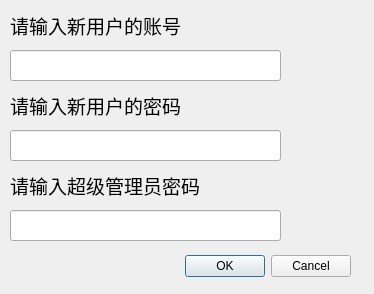
<?xml version="1.0" encoding="UTF-8"?>
<ui version="4.0">
 <class>delfaceDialog</class>
 <widget class="QDialog" name="delfaceDialog">
  <property name="geometry">
   <rect>
    <x>0</x>
    <y>0</y>
    <width>374</width>
    <height>294</height>
   </rect>
  </property>
  <property name="windowTitle">
   <string>新用户注册</string>
  </property>
  <widget class="QDialogButtonBox" name="buttonBox">
   <property name="geometry">
    <rect>
     <x>140</x>
     <y>250</y>
     <width>211</width>
     <height>32</height>
    </rect>
   </property>
   <property name="orientation">
    <enum>Qt::Horizontal</enum>
   </property>
   <property name="standardButtons">
    <set>QDialogButtonBox::Cancel|QDialogButtonBox::Ok</set>
   </property>
  </widget>
  <widget class="QLabel" name="label">
   <property name="geometry">
    <rect>
     <x>10</x>
     <y>170</y>
     <width>281</width>
     <height>31</height>
    </rect>
   </property>
   <property name="font">
    <font>
     <family>Adobe Heiti Std</family>
     <pointsize>14</pointsize>
    </font>
   </property>
   <property name="text">
    <string>请输入超级管理员密码</string>
   </property>
  </widget>
  <widget class="QLineEdit" name="lineEdit3">
   <property name="geometry">
    <rect>
     <x>10</x>
     <y>210</y>
     <width>271</width>
     <height>31</height>
    </rect>
   </property>
   <property name="font">
    <font>
     <family>Adobe Heiti Std</family>
     <pointsize>12</pointsize>
    </font>
   </property>
   <property name="echoMode">
    <enum>QLineEdit::Password</enum>
   </property>
  </widget>
  <widget class="QLabel" name="label_2">
   <property name="geometry">
    <rect>
     <x>10</x>
     <y>10</y>
     <width>281</width>
     <height>31</height>
    </rect>
   </property>
   <property name="font">
    <font>
     <family>Adobe Heiti Std</family>
     <pointsize>14</pointsize>
    </font>
   </property>
   <property name="text">
    <string>请输入新用户的账号</string>
   </property>
  </widget>
  <widget class="QLabel" name="label_3">
   <property name="geometry">
    <rect>
     <x>10</x>
     <y>90</y>
     <width>281</width>
     <height>31</height>
    </rect>
   </property>
   <property name="font">
    <font>
     <family>Adobe Heiti Std</family>
     <pointsize>14</pointsize>
    </font>
   </property>
   <property name="text">
    <string>请输入新用户的密码</string>
   </property>
  </widget>
  <widget class="QLineEdit" name="lineEdit2">
   <property name="geometry">
    <rect>
     <x>10</x>
     <y>130</y>
     <width>271</width>
     <height>31</height>
    </rect>
   </property>
   <property name="font">
    <font>
     <family>Adobe Heiti Std</family>
     <pointsize>12</pointsize>
    </font>
   </property>
   <property name="echoMode">
    <enum>QLineEdit::Password</enum>
   </property>
  </widget>
  <widget class="QLineEdit" name="lineEdit1">
   <property name="geometry">
    <rect>
     <x>10</x>
     <y>50</y>
     <width>271</width>
     <height>31</height>
    </rect>
   </property>
   <property name="font">
    <font>
     <family>Adobe Heiti Std</family>
     <pointsize>12</pointsize>
    </font>
   </property>
   <property name="echoMode">
    <enum>QLineEdit::Normal</enum>
   </property>
  </widget>
 </widget>
 <resources/>
 <connections>
  <connection>
   <sender>buttonBox</sender>
   <signal>accepted()</signal>
   <receiver>delfaceDialog</receiver>
   <slot>accept()</slot>
   <hints>
    <hint type="sourcelabel">
     <x>248</x>
     <y>254</y>
    </hint>
    <hint type="destinationlabel">
     <x>157</x>
     <y>274</y>
    </hint>
   </hints>
  </connection>
  <connection>
   <sender>buttonBox</sender>
   <signal>rejected()</signal>
   <receiver>delfaceDialog</receiver>
   <slot>reject()</slot>
   <hints>
    <hint type="sourcelabel">
     <x>316</x>
     <y>260</y>
    </hint>
    <hint type="destinationlabel">
     <x>286</x>
     <y>274</y>
    </hint>
   </hints>
  </connection>
 </connections>
</ui>
